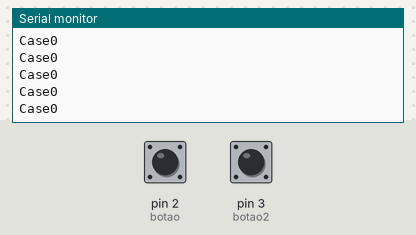
The program below on a simulated Arduino Uno, built with avr-gcc and run on an emulated ATmega328P. On the bench: the last lines printed to the serial monitor. The test bench sets the inputs (shaded band); at power-on: pin 3 (botao2) HIGH, pin 2 (botao) HIGH.

Above: at 1.2 s.
1.3 s: pin 3 (botao2) pulled LOW for 0.15 s
At 2.2 s:
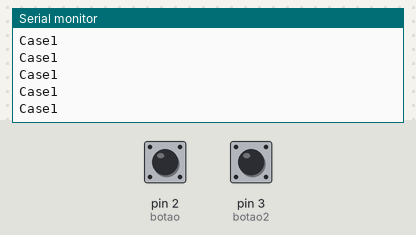
4.4 s: pin 2 (botao) driven LOW and pin 3 (botao2) driven LOW
At 5.2 s:
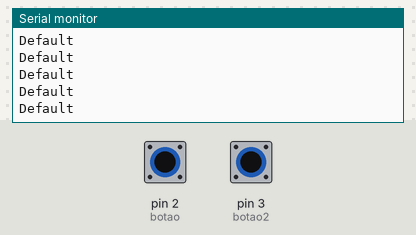
6.3 s: pin 2 (botao) driven HIGH
At 7.1 s:
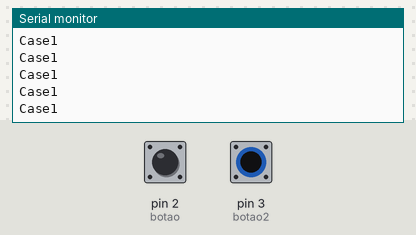
7.8 s: pin 2 (botao) driven LOW
At 8.5 s:
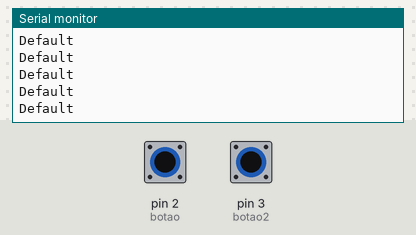
10.8 s: pin 2 (botao) pulsed HIGH 2 times (0.12 s each, 0.3 s apart)
17.4 s: pin 3 (botao2) driven HIGH
At 18.0 s:
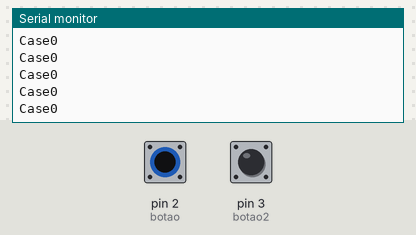

The program:

main.cpp
```cpp
#include <Arduino.h>
int botao= 2;
int botao2= 3;
int opcao= 0;

void setup(){
  Serial.begin(9600);

  pinMode(botao, INPUT);
  pinMode(botao2, INPUT);

}

void loop(){
  //Testar se o botao1 esta a ser pressionado

 if (digitalRead(botao) == LOW) //Se pressionar o botao, opçao = a 0
 {
   opcao = 0;
 }

 //Testar se o botao2 está a ser pressionado , opçao e = a 1
 if(digitalRead(botao2) == LOW)
 {
  opcao = 1;

 }
//Testar se os dois botoes estao a ser pressionados, da opcao = a 2
if(digitalRead(botao) == LOW && digitalRead(botao2) == LOW)
{
  opcao = 2;
}

switch (opcao)
{
  case 0:
  Serial.println("Case0");
  break;

case 1:
  Serial.println("Case1");
  break;

default:
Serial.println("Default");// Como nao existe opcao 2, vai para o default e volta o ciclo.

break;
}
}
```

Measured:
- after the input at 1.3 s, the serial monitor: prints a new line after 0.07 s (image 1)
- after the input at 4.4 s, the serial monitor: prints a new line after 0.07 s (image 2)
- after the input at 17.4 s, the serial monitor: prints a new line after 0.07 s (image 5)
